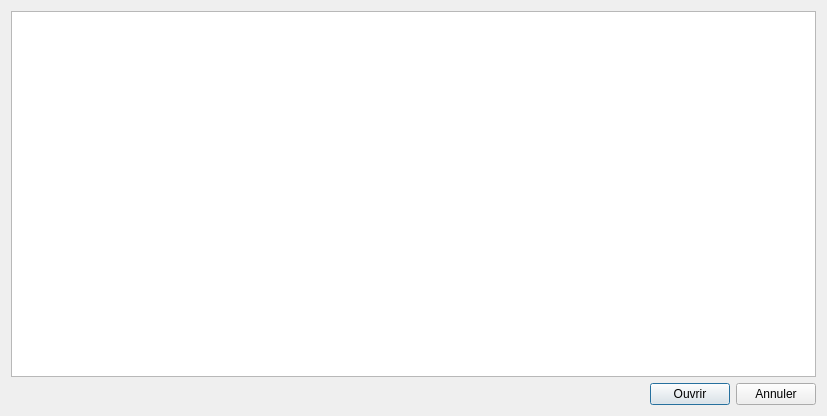
<?xml version="1.0" encoding="UTF-8"?>
<ui version="4.0">
 <class>List_repo</class>
 <widget class="QDialog" name="List_repo">
  <property name="geometry">
   <rect>
    <x>0</x>
    <y>0</y>
    <width>827</width>
    <height>416</height>
   </rect>
  </property>
  <property name="windowTitle">
   <string>List_repo</string>
  </property>
  <layout class="QVBoxLayout" name="verticalLayout_2">
   <item>
    <layout class="QVBoxLayout" name="verticalLayout">
     <item>
      <widget class="QTreeView" name="treeView"/>
     </item>
     <item>
      <layout class="QHBoxLayout" name="horizontalLayout">
       <item>
        <spacer name="horizontalSpacer">
         <property name="orientation">
          <enum>Qt::Horizontal</enum>
         </property>
         <property name="sizeHint" stdset="0">
          <size>
           <width>168</width>
           <height>20</height>
          </size>
         </property>
        </spacer>
       </item>
       <item>
        <widget class="QPushButton" name="pushButton">
         <property name="text">
          <string>Ouvrir</string>
         </property>
        </widget>
       </item>
       <item>
        <widget class="QPushButton" name="pushButton_2">
         <property name="text">
          <string>Annuler</string>
         </property>
        </widget>
       </item>
      </layout>
     </item>
    </layout>
   </item>
  </layout>
 </widget>
 <layoutdefault spacing="6" margin="11"/>
 <resources/>
 <connections/>
</ui>
